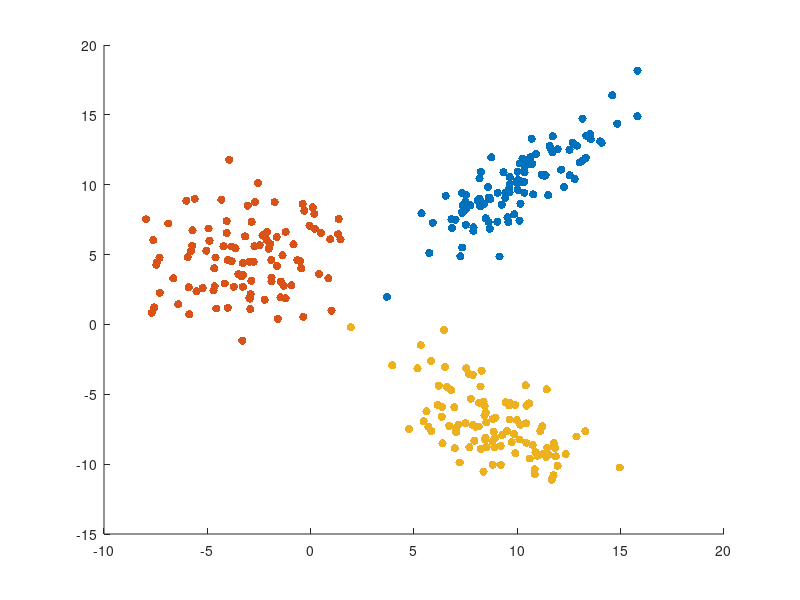

MATLAB code for this plot: (Note: this script raises an error after producing the figure.)
%very useful: http://stackoverflow.com/questions/18904308/given-a-covarince-matrix-generate-a-gaussian-random-variable-in-matlab

num = 100;

% parameters of first gaussian
mean_1 = [10 10];
cov_1  = [5 4; 4 5];
% generate points
gausspoints_1 = mvnrnd(mean_1, cov_1, num);

% parameters of second gaussian
mean_2 = [-3 5];
cov_2 = [5 0; 0 5];
% generate points
gausspoints_2 = mvnrnd(mean_2, cov_2, num);

% parameters of third gaussian
mean_3 = [9 -7];
cov_3 = [5 -3; -3 5];
% generate points
gausspoints_3 = mvnrnd(mean_3, cov_3, num);
figure()
scatter(gausspoints_1(:,1), gausspoints_1(:,2), 'filled'), hold on
scatter(gausspoints_2(:,1), gausspoints_2(:,2), 'filled'), hold on
scatter(gausspoints_3(:,1), gausspoints_3(:,2), 'filled'), hold on

ezcontour(@(x,y) mvnpdf([x y], mean_1, cov_1), xlim(), ylim())
ezcontour(@(x,y) mvnpdf([x y], mean_2, cov_2), xlim(), ylim())
ezcontour(@(x,y) mvnpdf([x y], mean_3, cov_3), xlim(), ylim())
title('X~N(\mu,\sigma)')
xlabel('X_1'), ylabel('X_2')

points = [gausspoints_1; gausspoints_2; gausspoints_3];
n_gaussians = 3;
[means, covariances] = mixtures_of_gaussians(points, n_gaussians);

figure()
scatter(gausspoints_1(:,1), gausspoints_1(:,2), 'filled'), hold on
scatter(gausspoints_2(:,1), gausspoints_2(:,2), 'filled'), hold on
scatter(gausspoints_3(:,1), gausspoints_3(:,2), 'filled'), hold on

ezcontour(@(x,y) mvnpdf([x y], means(1, :), covariances(:, :, 1)), xlim(), ylim())
ezcontour(@(x,y) mvnpdf([x y], means(2, :), covariances(:, :, 2)), xlim(), ylim())
ezcontour(@(x,y) mvnpdf([x y], means(3, :), covariances(:, :, 3)), xlim(), ylim())
title('Found gaussian bells')
xlabel('X_1'), ylabel('X_2')
